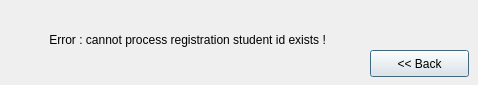
<?xml version="1.0" encoding="UTF-8"?>
<ui version="4.0">
 <class>studentregisteringerror</class>
 <widget class="QDialog" name="studentregisteringerror">
  <property name="geometry">
   <rect>
    <x>0</x>
    <y>0</y>
    <width>478</width>
    <height>85</height>
   </rect>
  </property>
  <property name="windowTitle">
   <string>Registration Error! </string>
  </property>
  <widget class="QLabel" name="label">
   <property name="geometry">
    <rect>
     <x>36</x>
     <y>30</y>
     <width>381</width>
     <height>20</height>
    </rect>
   </property>
   <property name="text">
    <string>    Error : cannot process registration student id exists !</string>
   </property>
  </widget>
  <widget class="QPushButton" name="pushButton">
   <property name="geometry">
    <rect>
     <x>370</x>
     <y>50</y>
     <width>99</width>
     <height>27</height>
    </rect>
   </property>
   <property name="text">
    <string>&lt;&lt; Back</string>
   </property>
  </widget>
  <widget class="QLabel" name="label_2">
   <property name="geometry">
    <rect>
     <x>0</x>
     <y>0</y>
     <width>481</width>
     <height>81</height>
    </rect>
   </property>
   <property name="text">
    <string/>
   </property>
  </widget>
  <zorder>label_2</zorder>
  <zorder>label</zorder>
  <zorder>pushButton</zorder>
 </widget>
 <resources/>
 <connections/>
</ui>
